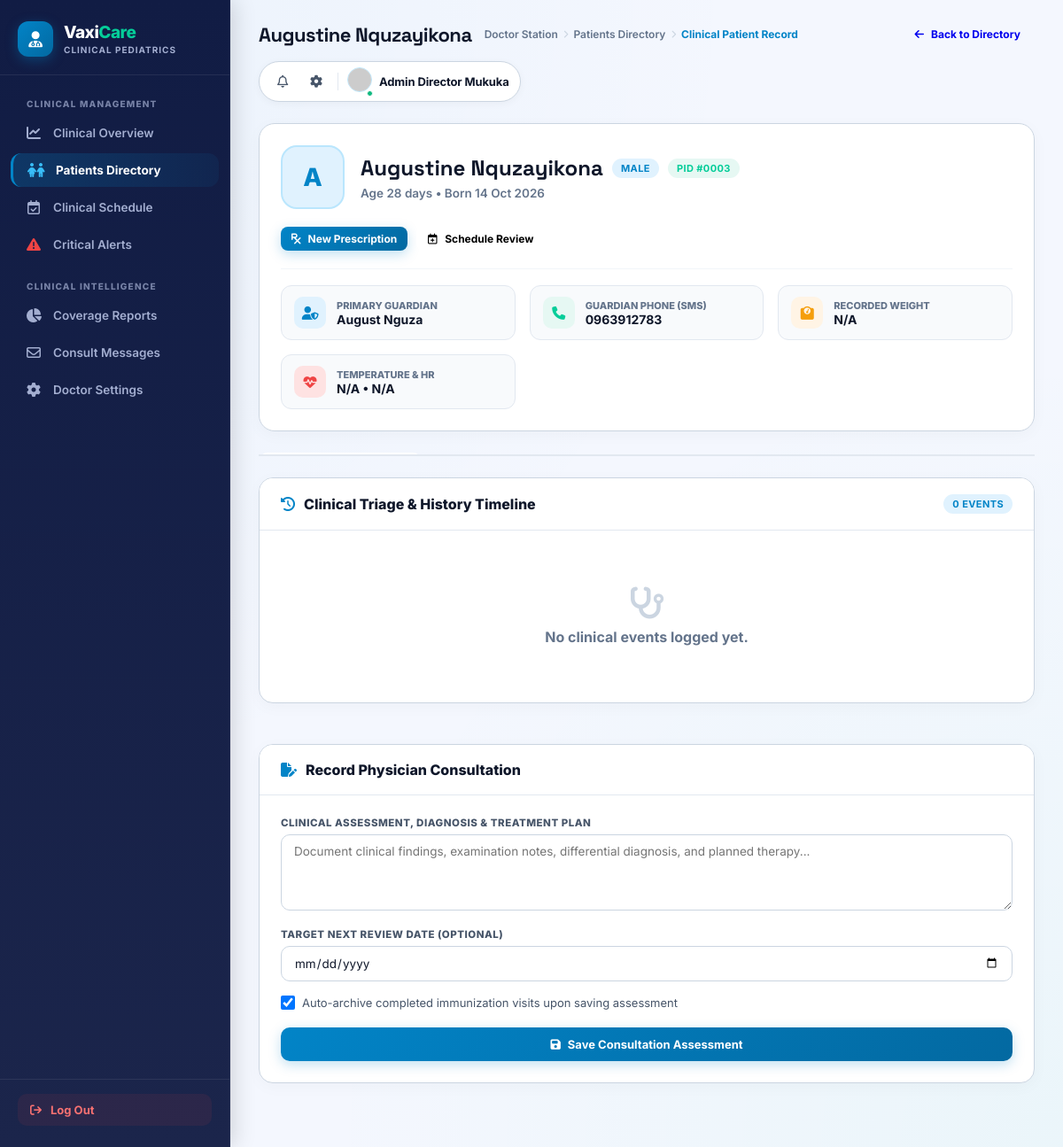
The page /SchoolProject2/doctor/patient_detail.php?id=3 on the database its author committed.
### tables this page shows
CREATE TABLE `children` (
  `id` int(11) NOT NULL AUTO_INCREMENT,
  `guardian_id` int(11) NOT NULL,
  `name` varchar(100) NOT NULL,
  `date_of_birth` date NOT NULL,
  `gender` enum('Male','Female') NOT NULL,
  `created_at` timestamp NOT NULL DEFAULT current_timestamp(),
  PRIMARY KEY (`id`),
  KEY `guardian_id` (`guardian_id`),
  CONSTRAINT `children_ibfk_1` FOREIGN KEY (`guardian_id`) REFERENCES `users` (`id`) ON DELETE CASCADE
);

CREATE TABLE `users` (
  `id` int(11) NOT NULL AUTO_INCREMENT,
  `name` varchar(100) NOT NULL,
  `phone` varchar(20) NOT NULL,
  `email` varchar(150) DEFAULT NULL,
  `password_hash` varchar(255) NOT NULL,
  `role` enum('guardian','nurse','pharmacist','pharmacy','doctor','admin') DEFAULT 'guardian',
  `profile_pic` varchar(255) DEFAULT NULL,
  `is_on_duty` tinyint(1) DEFAULT 1,
  `created_at` timestamp NOT NULL DEFAULT current_timestamp(),
  PRIMARY KEY (`id`),
  UNIQUE KEY `phone` (`phone`)
);

### SchoolProject2/doctor/patient_detail.php (the view, shortened to what the rows shown need)
<?php
include '../config/db.php';
$doctor_id = (int)$_SESSION['user_id'];
$stmt = $pdo->prepare("SELECT name, profile_pic FROM users WHERE id = ?");
$stmt->execute([$doctor_id]);
$user_profile = $stmt->fetch(PDO::FETCH_ASSOC);
$doctor_name = $user_profile['name'] ?? $_SESSION['name'];
$child_id = isset($_GET['id']) ? (int)$_GET['id'] : 0;
$stmt = $pdo->prepare("
    SELECT c.*, u.name as guardian_name, u.phone as guardian_phone, u.id as guardian_user_id
    FROM children c
    JOIN users u ON c.guardian_id = u.id
    WHERE c.id = ?
");
$stmt->execute([$child_id]);
$patient = $stmt->fetch(PDO::FETCH_ASSOC);
function calculateAge($dob) {
    try {
        $bday = new DateTime($dob);
        $today = new DateTime('today');
        $diff = $today->diff($bday);
        return $diff->d . ' days';
    } catch (Exception $e) {
        return 'N/A';
    }
}
$pending_alerts = (int)$pdo->query("SELECT COUNT(*) FROM triage_referrals WHERE status = 'pending'")->fetchColumn();
$gender = strtolower($patient['gender'] ?? 'unknown');
$avatar_class = ($gender === 'female' || $gender === 'f') ? 'avatar-girl' : 'avatar-boy';
$initials = strtoupper(substr(trim($patient['name']), 0, 1));
?>
<!DOCTYPE html>
<html lang="en">
<head>
    <link rel="stylesheet" href="https://cdnjs.cloudflare.com/ajax/libs/font-awesome/6.4.0/css/all.min.css">
    <link rel="stylesheet" href="../css/doctor_theme.css">
</head>
<body class="app-body">
    <main class="app-main">
        <header class="app-topbar">
            <div style="display: flex; align-items: center;">
                <div class="topbar-left" style="display: flex; flex-direction: row; align-items: center; gap: 14px; flex-wrap: wrap;">
                    <h1><?= htmlspecialchars($patient['name']) ?></h1>
                    <div class="topbar-breadcrumbs" style="display: flex; align-items: center; gap: 6px; margin: 0;">
                        <span>Doctor Station</span>
                        <i class="fa-solid fa-chevron-right" style="font-size: 9px; color: #cbd5e1;"></i>
                        <a href="patients.php" style="color: #64748b; text-decoration: none;">Patients Directory</a>
                        <i class="fa-solid fa-chevron-right" style="font-size: 9px; color: #cbd5e1;"></i>
                        <span class="current">Clinical Patient Record</span>
                    </div>
                </div>
            </div>
            <div class="topbar-right">
                <div class="topbar-control-pill">
                    <a href="settings.php" class="topbar-profile" title="Doctor Account">
                        <div class="topbar-profile-info">
                            <span class="topbar-profile-name"><?= htmlspecialchars($doctor_name) ?></span>
                        </div>
                    </a>
                </div>
            </div>
        </header>
        <div class="clinical-header-card">
            <div style="display: flex; justify-content: space-between; align-items: flex-start; gap: 20px; flex-wrap: wrap;">
                <div style="display: flex; gap: 18px; align-items: center; flex-wrap: wrap;">
                    <div class="patient-avatar-box <?= $avatar_class ?>">
                        <?= $initials ?>
                    </div>
                    <div>
                        <div style="display: flex; align-items: center; gap: 10px; flex-wrap: wrap;">
                            <h2 style="font-family: 'Space Grotesk', sans-serif; font-size: 24px; font-weight: 800; color: #0f172a; margin: 0;">
                                <?= htmlspecialchars($patient['name']) ?>
                            </h2>
                            <span class="badge-status <?= ($gender === 'female' || $gender === 'f') ? 'badge-red-soft' : 'badge-blue' ?>">
                                <?= htmlspecialchars(ucfirst($gender)) ?>
                            </span>
                            <span class="badge-status badge-green">
                                PID #<?= str_pad($patient['id'], 4, '0', STR_PAD_LEFT) ?>
                            </span>
                        </div>
                        <div style="font-size: 13.5px; color: #64748b; margin-top: 5px; font-weight: 600;">
                            Age <?= calculateAge($patient['date_of_birth']) ?> &bull; Born <?= date('d M Y', strtotime($patient['date_of_birth'])) ?>
                        </div>
                    </div>
                </div>
            </div>
            <div class="patient-meta-strip">
                <div class="meta-stat-pill">
                    <div>
                        <div style="font-size: 11px; font-weight: 800; color: #64748b; text-transform: uppercase;">Primary Guardian</div>
                        <div style="font-size: 14px; font-weight: 700; color: #0f172a;"><?= htmlspecialchars($patient['guardian_name']) ?></div>
                    </div>
                </div>
                <div class="meta-stat-pill">
                    <div>
                        <div style="font-size: 11px; font-weight: 800; color: #64748b; text-transform: uppercase;">Guardian Phone (SMS)</div>
                        <div style="font-size: 14px; font-weight: 700; color: #0f172a;"><?= htmlspecialchars($patient['guardian_phone']) ?></div>
                    </div>
                </div>
            </div>
        </div>
    </main>
</body>
</html>

### rows shown on the page
children: name "Augustine Nquzayikona", name "A", gender "MALE", id "0003", date_of_birth "28 days", date_of_birth "14 Oct 2026", guardian.name "August Nguza", guardian.phone "0963912783"
users: name "Admin Director Mukuka"

### other values the page prints
$latest_weight "N/A"
$latest_temp "N/A"
$latest_hr "N/A"
count($history) "0"
